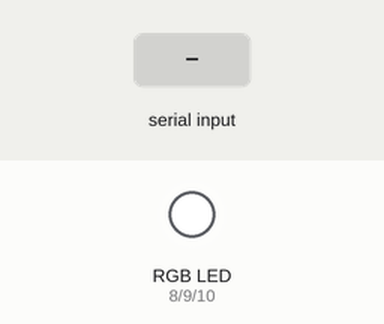
The sketch below on a simulated Arduino Uno, built with avr-gcc and run on an emulated ATmega328P. Parts: an RGB LED mixed from three pins (HIGH = lit). The test bench sets the inputs (shaded band).

Above: at 1.2 s.
1.3 s: "1" received over Serial
At 1.9 s:
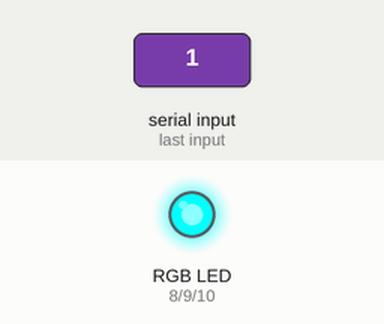
2.8 s: "2" received over Serial
At 4.0 s:
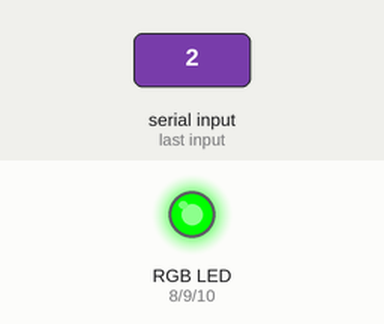
4.3 s: "3" received over Serial
At 5.4 s:
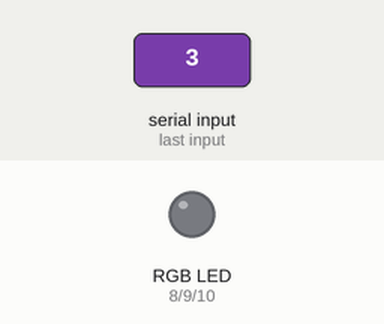
5.8 s: "4" received over Serial
At 6.5 s:
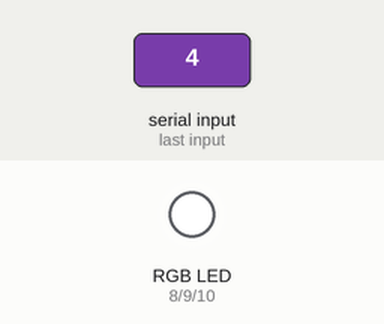
7.3 s: "2" received over Serial
At 7.7 s:
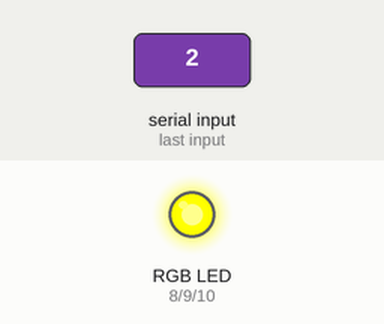
8.8 s: "3" received over Serial
At 10.0 s:
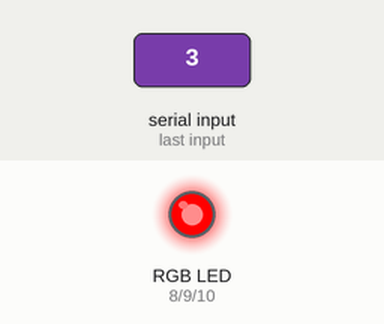
Timing chart, 0 to 11.3 s (numbered marks = the images above; inputs shaded):
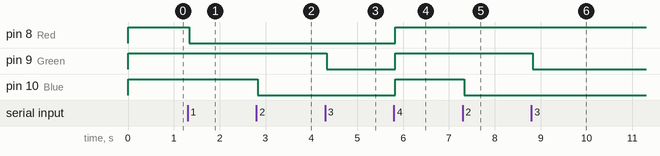

The sketch:

18_11_03_RGB_LED.ino
```cpp
int a = 0;
void setup() {
  // put your setup code here, to run once:
  pinMode (8, OUTPUT); //Red
  pinMode (9, OUTPUT); //Green
  pinMode (10, OUTPUT); //Blue
  Serial.begin(300);
  digitalWrite(8,HIGH);
  digitalWrite(9,HIGH);
  digitalWrite(10,HIGH);
}

void loop() {
  // put your main code here, to run repeatedly:
  if(Serial.available()>0)
  {
   a = Serial.read();
  }
  if(a == '1')
  {
  digitalWrite(8,LOW); //red
  }
  else if(a == '2')
  {
  digitalWrite(10,LOW); //blue
  }
  else if(a == '3')
  {
  digitalWrite(9,LOW); //green
  }
  else if(a == '4')
  {
  digitalWrite(8,HIGH); //red
  digitalWrite(9,HIGH); //green
  digitalWrite(10,HIGH); //blue
  }
}
```

Measured:
- after the input at 1.3 s, pin 8 (Red): HIGH → LOW at once
- after the input at 2.8 s, pin 10 (Blue): HIGH → LOW at once
- after the input at 4.3 s, pin 9 (Green): HIGH → LOW at once
- after the input at 5.8 s, pin 8 (Red), pin 9 (Green), pin 10 (Blue): LOW → HIGH at once
- after the input at 7.3 s, pin 10 (Blue): HIGH → LOW at once
- after the input at 8.8 s, pin 9 (Green): HIGH → LOW at once
